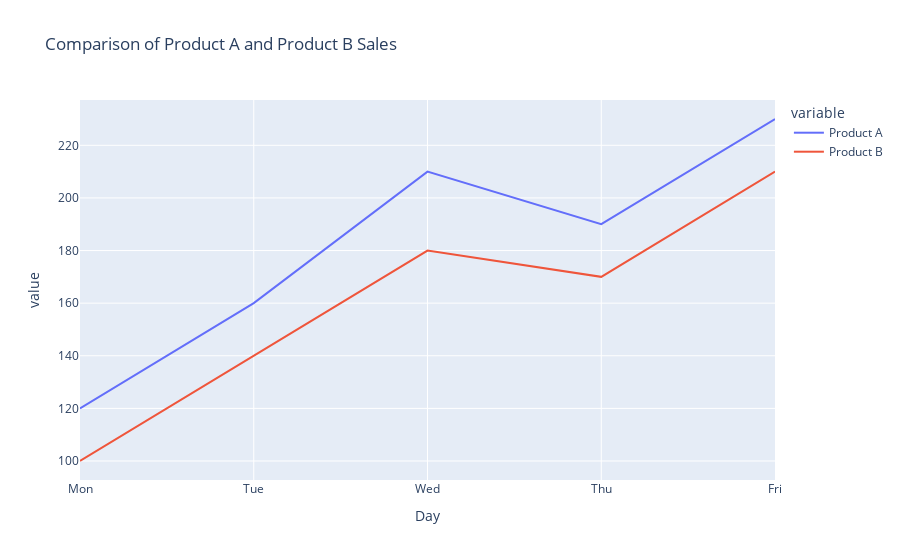

The cell this chart's notebook holds for it:
### Markdown cell above
### Line Plot Example 3: Multi-Line Plot

### Code cell
df2 = pd.DataFrame({
    "Day": ["Mon", "Tue", "Wed", "Thu", "Fri"],
    "Product A": [120, 160, 210, 190, 230],
    "Product B": [100, 140, 180, 170, 210]
})
fig = px.line(
    df2,
    x="Day",
    y=["Product A", "Product B"],
    title="Comparison of Product A and Product B Sales"
)
fig.show()

### Figure 1 — Plotly figure (JSON) as saved in the notebook; plotly's stock layout.template omitted (floating-point values rounded to 4 significant figures)
{"data": [{"hovertemplate": "variable=Product A<br>Day=%{x}<br>value=%{y}<extra></extra>", "legendgroup": "Product A", "line": {"color": "#636efa", "dash": "solid"}, "marker": {"symbol": "circle"}, "mode": "lines", "name": "Product A", "orientation": "v", "showlegend": true, "type": "scatter", "x": ["Mon", "Tue", "Wed", "Thu", "Fri"], "xaxis": "x", "y": [120, 160, 210, 190, 230], "yaxis": "y"}, {"hovertemplate": "variable=Product B<br>Day=%{x}<br>value=%{y}<extra></extra>", "legendgroup": "Product B", "line": {"color": "#EF553B", "dash": "solid"}, "marker": {"symbol": "circle"}, "mode": "lines", "name": "Product B", "orientation": "v", "showlegend": true, "type": "scatter", "x": ["Mon", "Tue", "Wed", "Thu", "Fri"], "xaxis": "x", "y": [100, 140, 180, 170, 210], "yaxis": "y"}], "layout": {"autosize": true, "legend": {"title": {"text": "variable"}, "tracegroupgap": 0}, "title": {"text": "Comparison of Product A and Product B Sales"}, "xaxis": {"anchor": "y", "autorange": true, "domain": [0, 1], "range": [0, 4], "title": {"text": "Day"}, "type": "category"}, "yaxis": {"anchor": "x", "autorange": true, "domain": [0, 1], "range": [92.78, 237.2], "title": {"text": "value"}, "type": "linear"}}}
